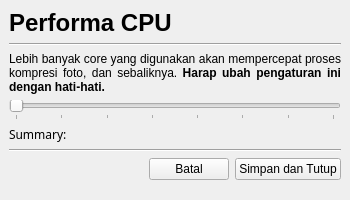
<?xml version="1.0" encoding="UTF-8"?>
<ui version="4.0">
 <class>MainWindow</class>
 <widget class="QMainWindow" name="MainWindow">
  <property name="geometry">
   <rect>
    <x>0</x>
    <y>0</y>
    <width>350</width>
    <height>200</height>
   </rect>
  </property>
  <property name="windowTitle">
   <string>MainWindow</string>
  </property>
  <widget class="QWidget" name="centralwidget">
   <layout class="QVBoxLayout" name="verticalLayout">
    <item>
     <widget class="QLabel" name="label">
      <property name="font">
       <font>
        <pointsize>18</pointsize>
        <bold>true</bold>
       </font>
      </property>
      <property name="text">
       <string>Performa CPU</string>
      </property>
     </widget>
    </item>
    <item>
     <widget class="Line" name="line">
      <property name="orientation">
       <enum>Qt::Orientation::Horizontal</enum>
      </property>
     </widget>
    </item>
    <item>
     <widget class="QLabel" name="label_2">
      <property name="text">
       <string>&lt;html&gt;&lt;head/&gt;&lt;body&gt;&lt;p align=&quot;justify&quot;&gt;Lebih banyak core yang digunakan akan mempercepat proses kompresi foto, dan sebaliknya. &lt;span style=&quot; font-weight:700;&quot;&gt;Harap ubah pengaturan ini dengan hati-hati.&lt;/span&gt;&lt;/p&gt;&lt;/body&gt;&lt;/html&gt;</string>
      </property>
      <property name="alignment">
       <set>Qt::AlignmentFlag::AlignLeading|Qt::AlignmentFlag::AlignLeft|Qt::AlignmentFlag::AlignTop</set>
      </property>
      <property name="wordWrap">
       <bool>true</bool>
      </property>
     </widget>
    </item>
    <item>
     <widget class="QSlider" name="cpuCoreSlider">
      <property name="minimum">
       <number>1</number>
      </property>
      <property name="maximum">
       <number>8</number>
      </property>
      <property name="pageStep">
       <number>1</number>
      </property>
      <property name="value">
       <number>1</number>
      </property>
      <property name="sliderPosition">
       <number>1</number>
      </property>
      <property name="orientation">
       <enum>Qt::Orientation::Horizontal</enum>
      </property>
      <property name="tickPosition">
       <enum>QSlider::TickPosition::TicksBelow</enum>
      </property>
     </widget>
    </item>
    <item>
     <widget class="QLabel" name="settingsSuggestion">
      <property name="font">
       <font>
        <family>Yu Gothic Light</family>
       </font>
      </property>
      <property name="text">
       <string>Summary:</string>
      </property>
      <property name="wordWrap">
       <bool>true</bool>
      </property>
     </widget>
    </item>
    <item>
     <widget class="Line" name="line_2">
      <property name="orientation">
       <enum>Qt::Orientation::Horizontal</enum>
      </property>
     </widget>
    </item>
    <item>
     <layout class="QHBoxLayout" name="horizontalLayout">
      <item>
       <spacer name="horizontalSpacer">
        <property name="orientation">
         <enum>Qt::Orientation::Horizontal</enum>
        </property>
        <property name="sizeHint" stdset="0">
         <size>
          <width>40</width>
          <height>20</height>
         </size>
        </property>
       </spacer>
      </item>
      <item>
       <widget class="QPushButton" name="batal">
        <property name="text">
         <string>Batal</string>
        </property>
       </widget>
      </item>
      <item>
       <widget class="QPushButton" name="simpan">
        <property name="text">
         <string>Simpan dan Tutup</string>
        </property>
       </widget>
      </item>
     </layout>
    </item>
    <item>
     <spacer name="verticalSpacer">
      <property name="orientation">
       <enum>Qt::Orientation::Vertical</enum>
      </property>
      <property name="sizeHint" stdset="0">
       <size>
        <width>20</width>
        <height>4</height>
       </size>
      </property>
     </spacer>
    </item>
   </layout>
  </widget>
 </widget>
 <resources/>
 <connections/>
</ui>
